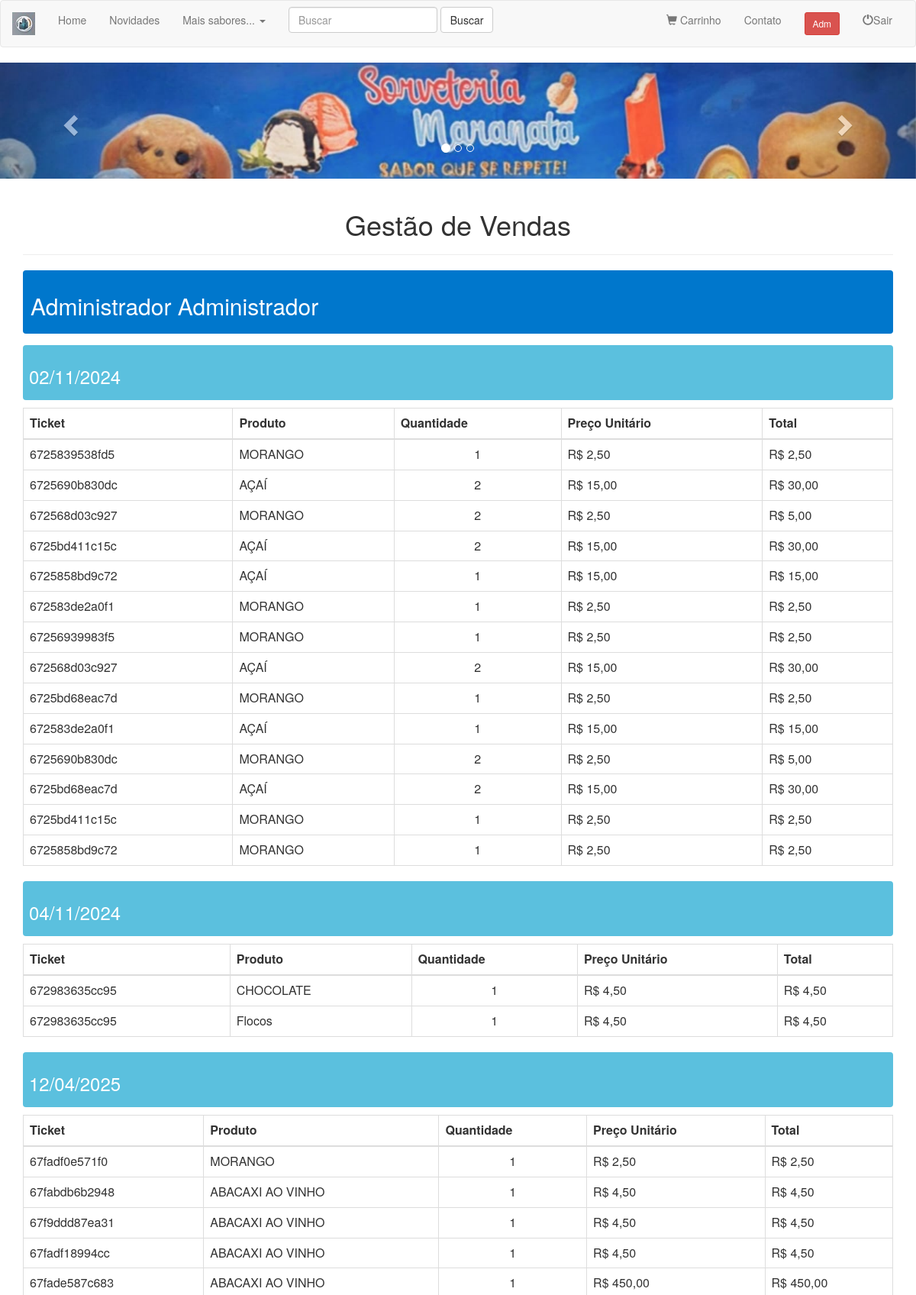
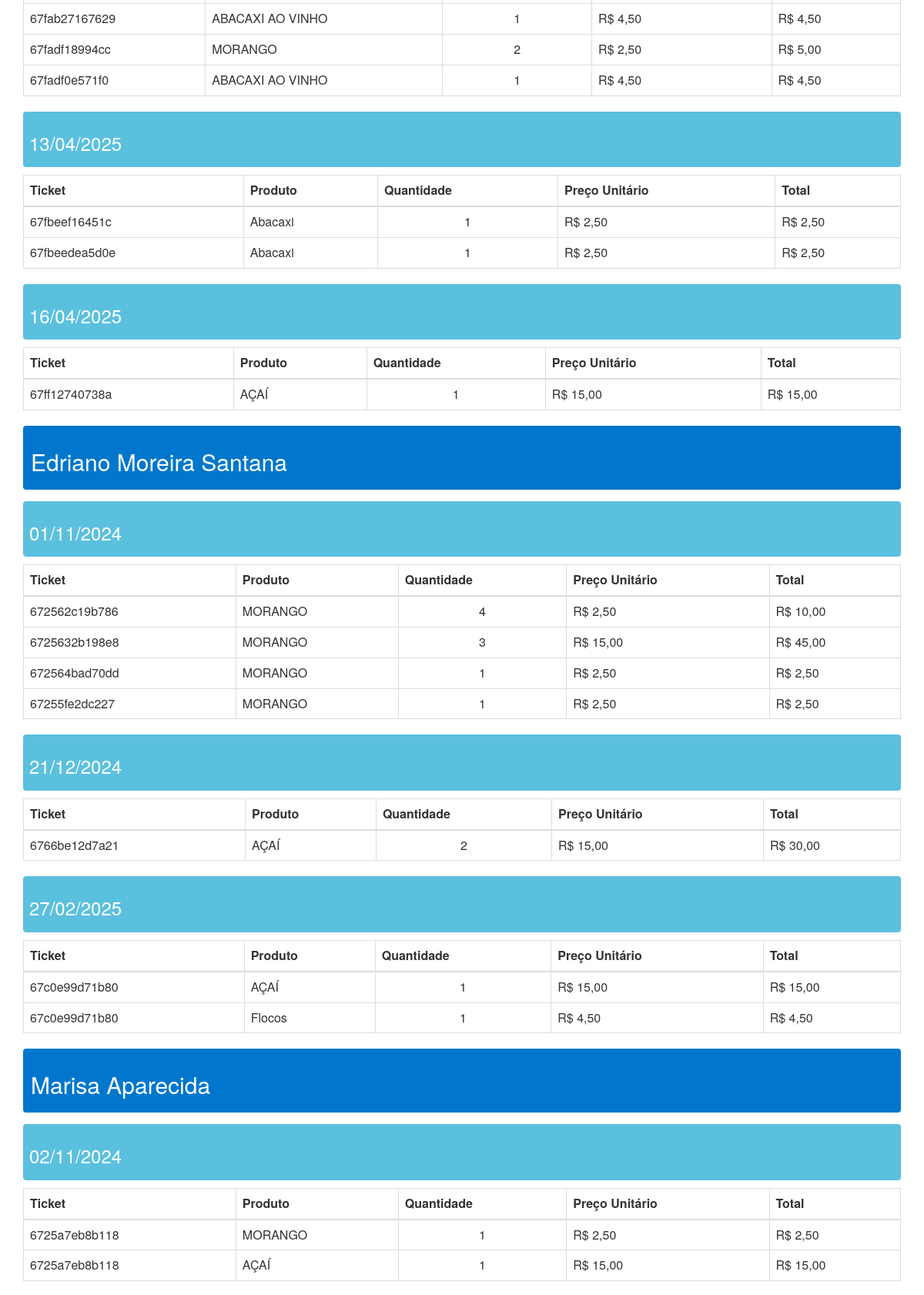
The page /gestao_vendas.php (signed in, upper part) on the database its author committed (2 pictures, top to bottom).
### tables this page shows
CREATE TABLE `vendas` (
  `id_venda` int(11) NOT NULL,
  `ticket` varchar(15) NOT NULL,
  `id_comprador` int(11) NOT NULL,
  `id_produto` int(11) NOT NULL,
  `quantidade` int(11) NOT NULL,
  `data` date NOT NULL,
  `valor` decimal(15,2) NOT NULL
);

CREATE TABLE `produtos` (
  `id` int(11) NOT NULL,
  `produto` varchar(80) NOT NULL,
  `marca` varchar(60) NOT NULL,
  `descricao` text NOT NULL,
  `departamento` varchar(40) NOT NULL,
  `secao` varchar(40) NOT NULL,
  `quantidade` int(11) NOT NULL,
  `preco` decimal(15,2) NOT NULL,
  `foto1` varchar(60) NOT NULL,
  `foto2` varchar(60) NOT NULL,
  `foto3` varchar(60) NOT NULL
);

### gestao_vendas.php (the view, shortened to what this page needs)
<?php
include 'conexao.php';
include 'nav.php';
$sql = "SELECT v.*,
               p.produto,
               u.nome,
               u.sobrenome
        FROM vendas v
        JOIN produtos p ON v.id_produto = p.id
        JOIN usuarios u ON v.id_comprador = u.id_user
        ORDER BY u.nome, v.data ASC";
$stmt = $conexao->query($sql);
$vendas = $stmt->fetchAll(PDO::FETCH_ASSOC);
$grouped = [];
foreach ($vendas as $venda) {
    $usuario = trim($venda['nome'] . ' ' . $venda['sobrenome']);
    $data = date('d/m/Y', strtotime($venda['data']));
    $grouped[$usuario][$data][] = $venda;
}
?>
<!doctype html>
<html lang="pt-br">
<head>
  <link rel="stylesheet" href="https://maxcdn.bootstrapcdn.com/bootstrap/3.3.7/css/bootstrap.min.css">
  <link rel="stylesheet" href="https://maxcdn.bootstrapcdn.com/font-awesome/4.7.0/css/font-awesome.min.css">
</head>
<body>
  <div class="container">
    <header class="page-header">
      <h1 class="text-center">Gestão de Vendas</h1>
    </header>
    <?php foreach ($grouped as $usuario => $vendasPorData): ?>
      <div class="usuario-header">
        <h2><?php echo htmlspecialchars($usuario, ENT_QUOTES, 'UTF-8'); ?></h2>
      </div>
      <?php foreach ($vendasPorData as $data => $vendasList): ?>
        <div class="data-header">
          <h3><?php echo htmlspecialchars($data, ENT_QUOTES, 'UTF-8'); ?></h3>
        </div>
        <table class="table table-bordered table-hover">
          <thead>
            <tr>
              <th>Ticket</th>
              <th>Produto</th>
              <th>Quantidade</th>
              <th>Preço Unitário</th>
              <th>Total</th>
            </tr>
          </thead>
          <tbody>
            <?php foreach ($vendasList as $venda): ?>
              <tr>
                <td><?php echo htmlspecialchars($venda['ticket'], ENT_QUOTES, 'UTF-8'); ?></td>
                <td><?php echo htmlspecialchars($venda['produto'], ENT_QUOTES, 'UTF-8'); ?></td>
                <td class="text-center"><?php echo htmlspecialchars($venda['quantidade'], ENT_QUOTES, 'UTF-8'); ?></td>
                <td>R$ <?php echo number_format($venda['valor'], 2, ',', '.'); ?></td>
                <td>R$ <?php echo number_format($venda['valor'] * $venda['quantidade'], 2, ',', '.'); ?></td>
              </tr>
            <?php endforeach; ?>
          </tbody>
        </table>
      <?php endforeach; ?>
    <?php endforeach; ?>
  </div>
</body>
</html>

### gestao_vendas.php (style rules this page uses)
.usuario-header { background-color: #0077cc; color: #fff; padding: 10px; margin-top: 20px; border-radius: 4px; }
.data-header { background-color: #5bc0de; color: #fff; padding: 8px; border-radius: 4px; margin-top: 15px; }
table { margin-top: 10px; }
.table > tbody > tr > td { vertical-align: middle; }

### rows shown on the page
vendas: ticket "6725839538fd5", id_produto.produto "MORANGO", quantidade "1", valor "2,50", $venda['valor'] * $venda['quantidade'] "2,50"
vendas: ticket "6725690b830dc", id_produto.produto "AÇAÍ", quantidade "2", valor "15,00", $venda['valor'] * $venda['quantidade'] "30,00"
vendas: ticket "672568d03c927", id_produto.produto "MORANGO", quantidade "2", valor "2,50", $venda['valor'] * $venda['quantidade'] "5,00"
vendas: ticket "6725bd411c15c", id_produto.produto "AÇAÍ", quantidade "2", valor "15,00", $venda['valor'] * $venda['quantidade'] "30,00"
vendas: ticket "6725858bd9c72", id_produto.produto "AÇAÍ", quantidade "1", valor "15,00", $venda['valor'] * $venda['quantidade'] "15,00"
vendas: ticket "672583de2a0f1", id_produto.produto "MORANGO", quantidade "1", valor "2,50", $venda['valor'] * $venda['quantidade'] "2,50"
vendas: ticket "67256939983f5", id_produto.produto "MORANGO", quantidade "1", valor "2,50", $venda['valor'] * $venda['quantidade'] "2,50"
vendas: ticket "672568d03c927", id_produto.produto "AÇAÍ", quantidade "2", valor "15,00", $venda['valor'] * $venda['quantidade'] "30,00"
vendas: ticket "6725bd68eac7d", id_produto.produto "MORANGO", quantidade "1", valor "2,50", $venda['valor'] * $venda['quantidade'] "2,50"
vendas: ticket "672583de2a0f1", id_produto.produto "AÇAÍ", quantidade "1", valor "15,00", $venda['valor'] * $venda['quantidade'] "15,00"
vendas: ticket "6725690b830dc", id_produto.produto "MORANGO", quantidade "2", valor "2,50", $venda['valor'] * $venda['quantidade'] "5,00"
vendas: ticket "6725bd68eac7d", id_produto.produto "AÇAÍ", quantidade "2", valor "15,00", $venda['valor'] * $venda['quantidade'] "30,00"
vendas: ticket "6725bd411c15c", id_produto.produto "MORANGO", quantidade "1", valor "2,50", $venda['valor'] * $venda['quantidade'] "2,50"
vendas: ticket "6725858bd9c72", id_produto.produto "MORANGO", quantidade "1", valor "2,50", $venda['valor'] * $venda['quantidade'] "2,50"
vendas: ticket "672983635cc95", id_produto.produto "CHOCOLATE", quantidade "1", valor "4,50", $venda['valor'] * $venda['quantidade'] "4,50"
vendas: ticket "672983635cc95", id_produto.produto "Flocos", quantidade "1", valor "4,50", $venda['valor'] * $venda['quantidade'] "4,50"
vendas: ticket "67fadf0e571f0", id_produto.produto "MORANGO", quantidade "1", valor "2,50", $venda['valor'] * $venda['quantidade'] "2,50"
vendas: ticket "67fabdb6b2948", id_produto.produto "ABACAXI AO VINHO", quantidade "1", valor "4,50", $venda['valor'] * $venda['quantidade'] "4,50"
vendas: ticket "67f9ddd87ea31", id_produto.produto "ABACAXI AO VINHO", quantidade "1", valor "4,50", $venda['valor'] * $venda['quantidade'] "4,50"
vendas: ticket "67fadf18994cc", id_produto.produto "ABACAXI AO VINHO", quantidade "1", valor "4,50", $venda['valor'] * $venda['quantidade'] "4,50"
vendas: ticket "67fade587c683", id_produto.produto "ABACAXI AO VINHO", quantidade "1", valor "450,00", $venda['valor'] * $venda['quantidade'] "450,00"
vendas: ticket "67fab27167629", id_produto.produto "ABACAXI AO VINHO", quantidade "1", valor "4,50", $venda['valor'] * $venda['quantidade'] "4,50"
vendas: ticket "67fadf18994cc", id_produto.produto "MORANGO", quantidade "2", valor "2,50", $venda['valor'] * $venda['quantidade'] "5,00"
vendas: ticket "67fadf0e571f0", id_produto.produto "ABACAXI AO VINHO", quantidade "1", valor "4,50", $venda['valor'] * $venda['quantidade'] "4,50"
vendas: ticket "67fbeef16451c", id_produto.produto "Abacaxi", quantidade "1", valor "2,50", $venda['valor'] * $venda['quantidade'] "2,50"
vendas: ticket "67fbeedea5d0e", id_produto.produto "Abacaxi", quantidade "1", valor "2,50", $venda['valor'] * $venda['quantidade'] "2,50"
vendas: data "16/04/2025"
vendas: ticket "67ff12740738a", id_produto.produto "AÇAÍ", quantidade "1", valor "15,00", $venda['valor'] * $venda['quantidade'] "15,00"
vendas: ticket "672562c19b786", id_produto.produto "MORANGO", quantidade "4", valor "2,50", $venda['valor'] * $venda['quantidade'] "10,00"
vendas: ticket "6725632b198e8", id_produto.produto "MORANGO", quantidade "3", valor "15,00", $venda['valor'] * $venda['quantidade'] "45,00"
vendas: ticket "672564bad70dd", id_produto.produto "MORANGO", quantidade "1", valor "2,50", $venda['valor'] * $venda['quantidade'] "2,50"
vendas: ticket "67255fe2dc227", id_produto.produto "MORANGO", quantidade "1", valor "2,50", $venda['valor'] * $venda['quantidade'] "2,50"
vendas: ticket "6766be12d7a21", id_produto.produto "AÇAÍ", quantidade "2", valor "15,00", $venda['valor'] * $venda['quantidade'] "30,00"
vendas: ticket "67c0e99d71b80", id_produto.produto "AÇAÍ", quantidade "1", valor "15,00", $venda['valor'] * $venda['quantidade'] "15,00"
vendas: ticket "67c0e99d71b80", id_produto.produto "Flocos", quantidade "1", valor "4,50", $venda['valor'] * $venda['quantidade'] "4,50"
vendas: ticket "6725a7eb8b118", id_produto.produto "MORANGO", quantidade "1", valor "2,50", $venda['valor'] * $venda['quantidade'] "2,50"
vendas: ticket "6725a7eb8b118", id_produto.produto "AÇAÍ", quantidade "1", valor "15,00", $venda['valor'] * $venda['quantidade'] "15,00"

### other values the page prints
$usuario "Administrador Administrador"
$data "02/11/2024"
$data "04/11/2024"
$data "12/04/2025"
$data "13/04/2025"
$usuario "Edriano Moreira Santana"
$data "01/11/2024"
$data "21/12/2024"
$data "27/02/2025"
$usuario "Marisa Aparecida"
